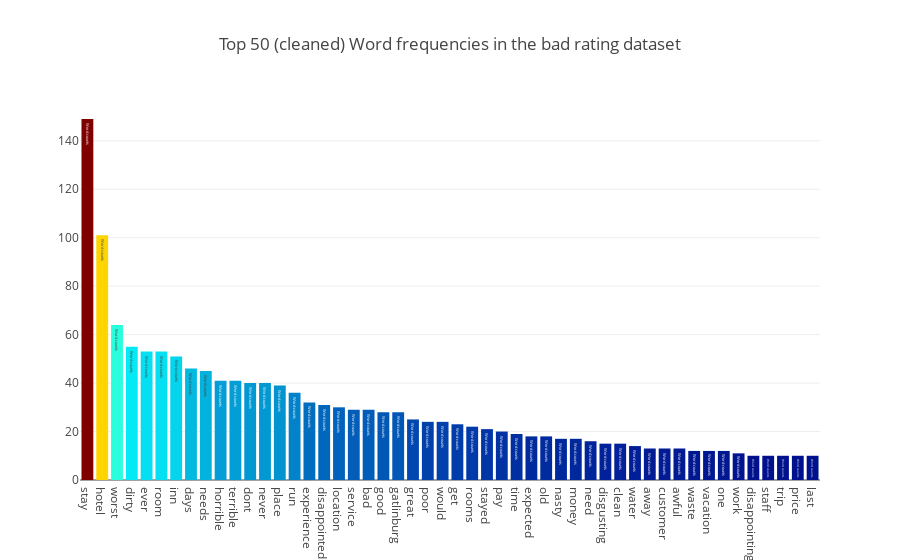

Write notebook code for a chart like this one.
### Code cell
##For bad rating
## function to find the frequency of the words before removal of stopwords
def freq_without_removal(col_name):
    all_words = bad_rating[col_name].str.split(expand=True).unstack().value_counts()
    data = [go.Bar(
            x = all_words.index.values[0:50],
            y = all_words.values[0:50],
            marker= dict(colorscale='Jet',
                         color = all_words.values[0:100]
                        ),
            text='Word counts'
            )]

    layout = go.Layout(
        title='Top 50 (cleaned) Word frequencies in the bad rating dataset'
    )

    fig = go.Figure(data=data, layout=layout)

    py.iplot(fig, filename='basic-bar')
freq_without_removal('main_review')

### Figure 1 — Plotly figure (JSON) as saved in the notebook; plotly's stock layout.template omitted (floating-point values rounded to 4 significant figures)
{"data": [{"marker": {"color": [149, 101, 64, 55, 53, 53, 51, 46, 45, 41, 41, 40, 40, 39, 36, 32, 31, 30, 29, 29, 28, 28, 25, 24, 24, 23, 22, 21, 20, 19, 18, 18, 17, 17, 16, 15, 15, 14, 13, 13, 13, 12, 12, 12, 11, 10, 10, 10, 10, 10, 9, 9, 9, 9, 9, 9, 8, 8, 8, 8, 8, 8, 8, 8, 8, 8, 8, 8, 7, 7, 7, 7, 7, 7, 7, 7, 7, 7, 6, 6, 6, 6, 6, 6, 6, 6, 6, 6, 5, 5, 5, 5, 5, 5, 5, 5, 5, 5, 5, 5], "colorscale": "Jet"}, "text": "Word counts", "type": "bar", "uid": "30f914b6-f9cf-11e8-8790-8abb479a1a0c", "x": ["stay", "hotel", "worst", "dirty", "ever", "room", "inn", "days", "needs", "horrible", "terrible", "dont", "never", "place", "run", "experience", "disappointed", "location", "service", "bad", "good", "gatlinburg", "great", "poor", "would", "get", "rooms", "stayed", "pay", "time", "expected", "old", "nasty", "money", "need", "disgusting", "clean", "water", "away", "customer", "awful", "waste", "vacation", "one", "work", "disappointing", "staff", "trip", "price", "last"], "y": [149, 101, 64, 55, 53, 53, 51, 46, 45, 41, 41, 40, 40, 39, 36, 32, 31, 30, 29, 29, 28, 28, 25, 24, 24, 23, 22, 21, 20, 19, 18, 18, 17, 17, 16, 15, 15, 14, 13, 13, 13, 12, 12, 12, 11, 10, 10, 10, 10, 10]}], "layout": {"title": "Top 50 (cleaned) Word frequencies in the bad rating dataset"}}
